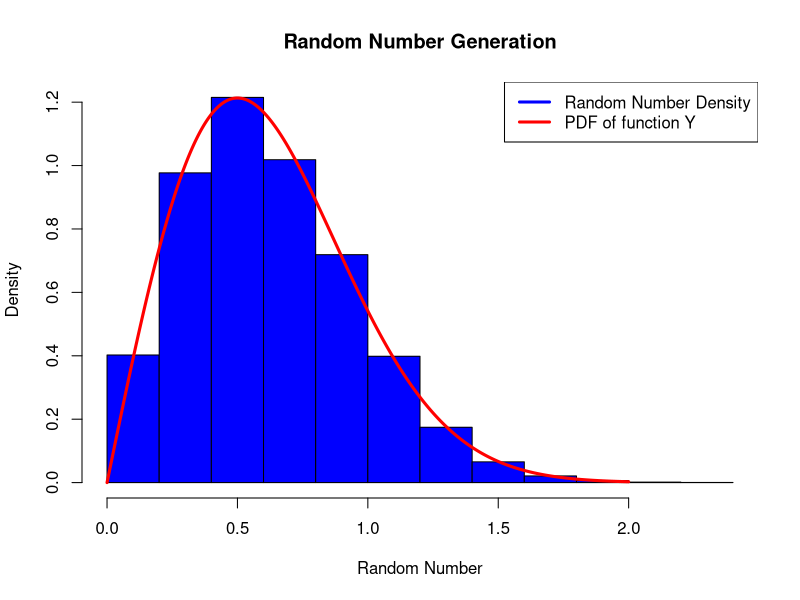
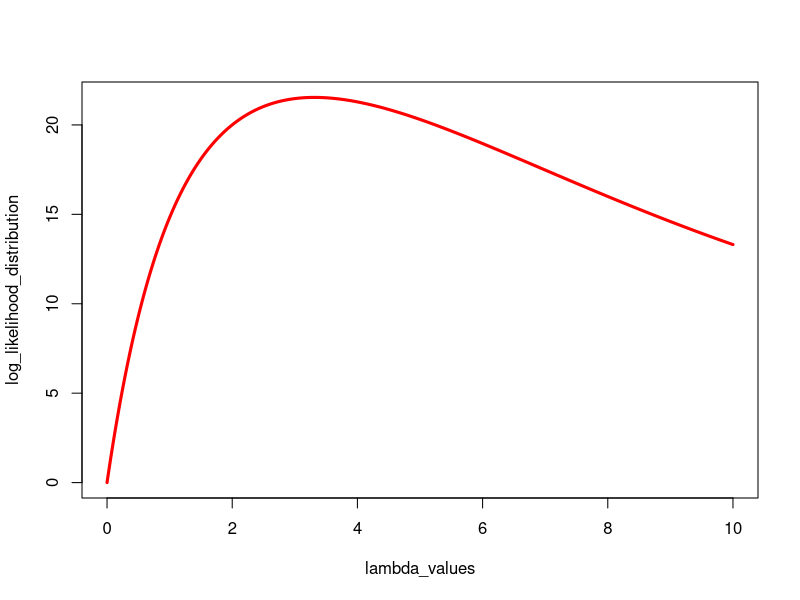

These charts were generated, in order, by the following R code:
# Return the pth quantile for distribution of Y
get_Y_quantile <- function(quantile_value, exponential_rate) {
  return(sqrt(-1* log(1 - quantile_value) / exponential_rate))
}

# Random number generation function
generate_random_number <- function(how_many, exponential_rate) {
  
  # Uniform distribution between 0 and 1
  uniform_distribution = runif(how_many, min=0, max=1)
  
  # Declare an array to store the random numbers from the distribution of Y
  ramdoms_from_exp_distr = numeric(how_many)
 
  # For each number in the uniform distribution find the quantile of Y
  for (unif_distr_counter in 1:length(uniform_distribution)) {
    ramdoms_from_exp_distr[unif_distr_counter] = get_Y_quantile(uniform_distribution[unif_distr_counter], exponential_rate)
  }
  
  return(ramdoms_from_exp_distr)
   
}

# Return probability density of Y
y_probability_density <- function(real_number, exponential_rate) {
  
  return (2*real_number*exponential_rate*exp(-1 * exponential_rate * real_number^2))
  
}


#Generate 10,000 realizations of the random variable Y with λ= 2
realizations_needed = 10000
exponential_rate_lambda = 2

random_numbers = generate_random_number(how_many = realizations_needed, exponential_rate = exponential_rate_lambda)

# Plot a histogram of these numbers, using the hist function with option freq = FALSE.
hist(random_numbers, freq=FALSE, main= "Random Number Generation", xlab="Random Number", ylab="Density", col="blue")

# Use the lines command to plot the pdf of Y on top.
number_sequence = seq(0,2,.001)
y_probability_density_trend = y_probability_density(real_number = number_sequence, exponential_rate = exponential_rate_lambda)
length(y_probability_density_trend)

lines(number_sequence, y_probability_density_trend, lty=1, lwd=3, col="red")
legend("topright", legen=c("Random Number Density", "PDF of function Y"), col=c("blue", "red"), lwd=3, lty=1)

## Compute the sample mean and variance of your 10,000 realizations
mean(random_numbers)
var(random_numbers)

## Generate 20 realizations from Y with lambda= 2
new_realizations_needed = 20
random_numbers = generate_random_number(how_many = new_realizations_needed, exponential_rate = exponential_rate_lambda)
random_numbers = sort(random_numbers)

## Compute the likelihood distribution
log_likelihood_distribution = numeric(length(random_numbers))
lambda_values = seq(0,10,.01)

# Compute the log likelihood for at each lamda point
lambda_value_counter = 0
for (lambda_value in lambda_values) {
  
  lambda_value_counter = lambda_value_counter + 1
  log_likelihood = 0
    
  # Compute log likelihood at the point corresponding to the random number  
  for(realization_counter in 1 : new_realizations_needed) {
    log_likelihood = log_likelihood + y_probability_density(real_number = random_numbers[realization_counter], exponential_rate = lambda_values[lambda_value_counter])
  }
  
  log_likelihood_distribution[lambda_value_counter] = log_likelihood
  
}

# Plot the likelihood function
plot(lambda_values, log_likelihood_distribution, type='l', lwd=3, col="red")

## Maximum likelihood estimate for lambda
random_number_distributions_squared = random_numbers^2
lambda_hat = new_realizations_needed / sum(random_number_distributions_squared)
lambda_hat
